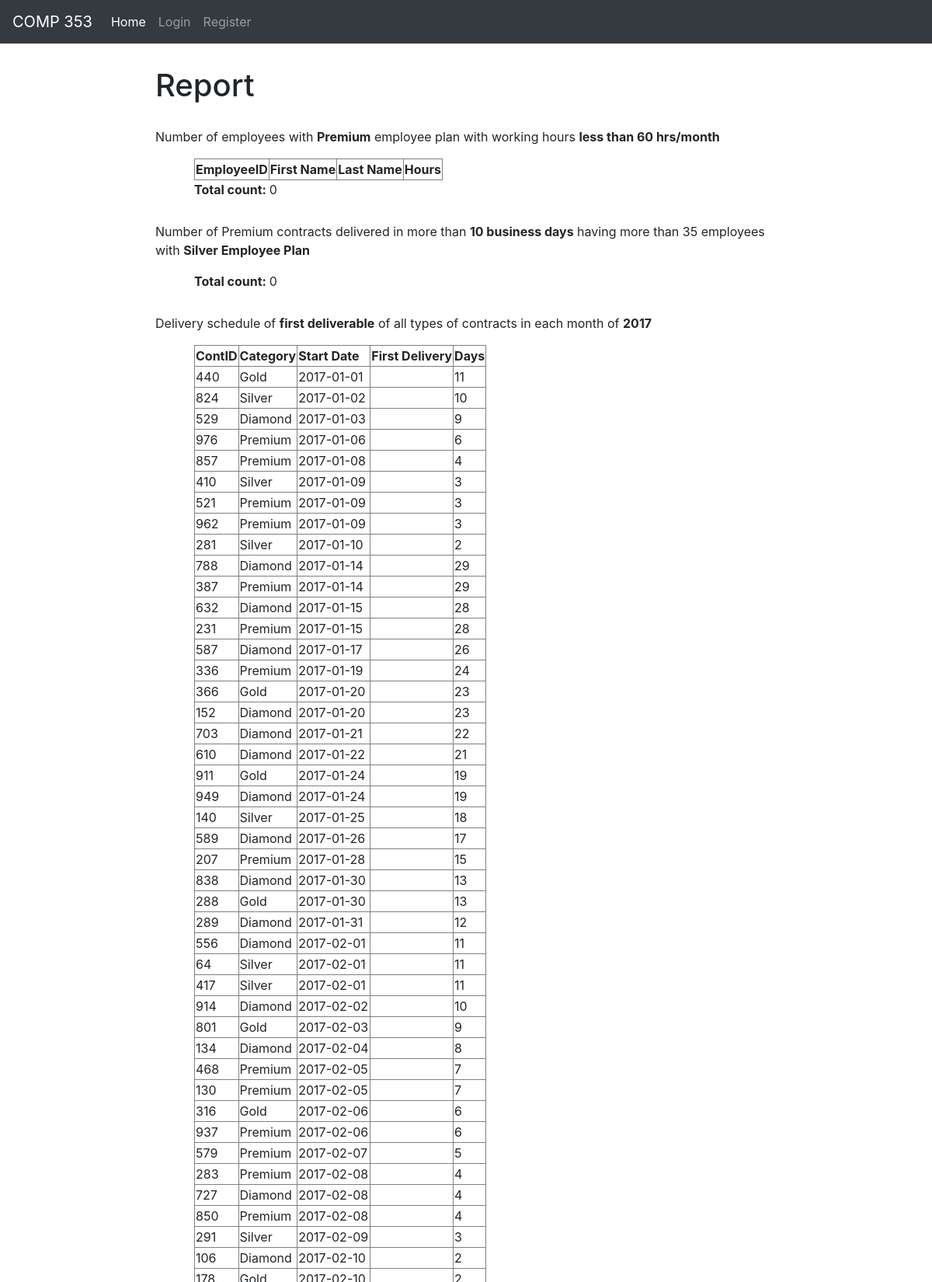
The app's page /report.php (upper part) with its own data.
### tables this page shows
CREATE TABLE Contracts (
  ContID int NOT NULL AUTO_INCREMENT,
  CompID int,
  RespoID int,
  AVC double,
  IV double,
  StartDate date,
  Category char(10),
  TypeOfService char(50),
  FirstDeliv date,
  SecondDeliv date,
  ThirdDeliv date,
  FourthDeliv date,
  Rating int,
  PRIMARY KEY (ContID),
  Foreign Key (CompID) references Company (CompID),
  Foreign Key (RespoID) references Responsible (RespoID),
  Foreign Key (Category) references TypeOfContracts (Category)
);

### report.php (the view, shortened to what this page needs)
<!DOCTYPE html>
<html lang="en">
<head>
    <link rel="stylesheet" href="https://stackpath.bootstrapcdn.com/bootstrap/4.1.0/css/bootstrap.min.css"
>
</head>
<?php
    include('navbar.php');
?>
<body>
    <div id="container">
        <h1>Report</h1>
        <p class="subtitle">Number of employees with <strong>Premium</strong> employee plan with working hours <strong>less than 60 hrs/month</strong></p>
        <div class="data">
        <?php
        $count = 0;
        echo "<table border='1'>
            <tr>
            <th>EmployeeID</th>
            <th>First Name</th>
            <th>Last Name</th>
            <th>Hours</th>
            </tr>";
        echo "</table>";
        echo "<strong>Total count: </strong>" . $count;
        ?>
        </div>
        <p class="subtitle">Number of Premium contracts delivered in more than <strong>10 business days</strong> having more than 35 employees with <strong>Silver Employee Plan</strong></p>
        <div class="data">
        <?php
            $count2 = 0;
            echo "<strong>Total count: </strong>" . $count2;
        ?>
        </div>
        <p class="subtitle">Delivery schedule of <strong>first deliverable</strong> of all types of contracts in each month of  <strong>2017</strong></p>
        <div class="data">
        <?php
            $sql = "SELECT StartDate, FirstDeliv, ContID, Category FROM Contracts WHERE StartDate < '2018-01-01' AND StartDate > '2016-12-31' ORDER BY StartDate";
            $result = $conn->query($sql);
            echo "<table border='1'>
                <tr>
                <th>ContID</th>
                <th>Category</th>
                <th>Start Date</th>
                <th>First Delivery</th>
                <th>Days</th>
                </tr>";
            while ($row = $result->fetch_assoc()) {
                $difference = date_diff(date_create($row['FirstDeliv']), date_create($row['StartDate']));
                $differenceDays = $difference->d;
                echo "<tr>";
                echo "<td>" . $row['ContID'] . "</td>";
                echo "<td>" . $row['Category'] . "</td>";
                echo "<td>" . $row['StartDate'] . "</td>";
                echo "<td>" . $row['FirstDeliv'] . "</td>";
                echo "<td>" . $differenceDays . "</td>";
                echo "</tr>";
            }
            echo '</table>'
        ?>
        </div>
    </div>
</body>
</html>

### report.php (style rules this page uses)
#container { margin-top: 30px; margin-left: 200px; margin-right: 200px; margin-bottom: 30px; }
.subtitle { margin-top: 30px; }
.data { margin-left:50px; }

### records on screen
contracts: ContID "440", Category "Gold", StartDate "2017-01-01", differenceDays "11"
contracts: ContID "824", Category "Silver", StartDate "2017-01-02", differenceDays "10"
contracts: ContID "529", Category "Diamond", StartDate "2017-01-03", differenceDays "9"
contracts: ContID "976", Category "Premium", StartDate "2017-01-06", differenceDays "6"
contracts: ContID "857", Category "Premium", StartDate "2017-01-08", differenceDays "4"
contracts: ContID "410", Category "Silver", StartDate "2017-01-09", differenceDays "3"
contracts: ContID "521", Category "Premium", StartDate "2017-01-09", differenceDays "3"
contracts: ContID "962", Category "Premium", StartDate "2017-01-09", differenceDays "3"
contracts: ContID "281", Category "Silver", StartDate "2017-01-10", differenceDays "2"
contracts: ContID "788", Category "Diamond", StartDate "2017-01-14", differenceDays "29"
contracts: ContID "387", Category "Premium", StartDate "2017-01-14", differenceDays "29"
contracts: ContID "632", Category "Diamond", StartDate "2017-01-15", differenceDays "28"
contracts: ContID "231", Category "Premium", StartDate "2017-01-15", differenceDays "28"
contracts: ContID "587", Category "Diamond", StartDate "2017-01-17", differenceDays "26"
contracts: ContID "336", Category "Premium", StartDate "2017-01-19", differenceDays "24"
contracts: ContID "366", Category "Gold", StartDate "2017-01-20", differenceDays "23"
contracts: ContID "152", Category "Diamond", StartDate "2017-01-20", differenceDays "23"
contracts: ContID "703", Category "Diamond", StartDate "2017-01-21", differenceDays "22"
contracts: ContID "610", Category "Diamond", StartDate "2017-01-22", differenceDays "21"
contracts: ContID "911", Category "Gold", StartDate "2017-01-24", differenceDays "19"
contracts: ContID "949", Category "Diamond", StartDate "2017-01-24", differenceDays "19"
contracts: ContID "140", Category "Silver", StartDate "2017-01-25", differenceDays "18"
contracts: ContID "589", Category "Diamond", StartDate "2017-01-26", differenceDays "17"
contracts: ContID "207", Category "Premium", StartDate "2017-01-28", differenceDays "15"
contracts: ContID "838", Category "Diamond", StartDate "2017-01-30", differenceDays "13"
contracts: ContID "288", Category "Gold", StartDate "2017-01-30", differenceDays "13"
contracts: ContID "289", Category "Diamond", StartDate "2017-01-31", differenceDays "12"
contracts: ContID "556", Category "Diamond", StartDate "2017-02-01", differenceDays "11"
contracts: ContID "64", Category "Silver", StartDate "2017-02-01", differenceDays "11"
contracts: ContID "417", Category "Silver", StartDate "2017-02-01", differenceDays "11"
contracts: ContID "914", Category "Diamond", StartDate "2017-02-02", differenceDays "10"
contracts: ContID "801", Category "Gold", StartDate "2017-02-03", differenceDays "9"
contracts: ContID "134", Category "Diamond", StartDate "2017-02-04", differenceDays "8"
contracts: ContID "468", Category "Premium", StartDate "2017-02-05", differenceDays "7"
contracts: ContID "130", Category "Premium", StartDate "2017-02-05", differenceDays "7"
contracts: ContID "316", Category "Gold", StartDate "2017-02-06", differenceDays "6"
contracts: ContID "937", Category "Premium", StartDate "2017-02-06", differenceDays "6"
contracts: ContID "579", Category "Premium", StartDate "2017-02-07", differenceDays "5"
contracts: ContID "283", Category "Premium", StartDate "2017-02-08", differenceDays "4"
contracts: ContID "727", Category "Diamond", StartDate "2017-02-08", differenceDays "4"
contracts: ContID "850", Category "Premium", StartDate "2017-02-08", differenceDays "4"
contracts: ContID "291", Category "Silver", StartDate "2017-02-09", differenceDays "3"
contracts: ContID "106", Category "Diamond", StartDate "2017-02-10", differenceDays "2"

### other values on screen
$count "0"
$count2 "0"
